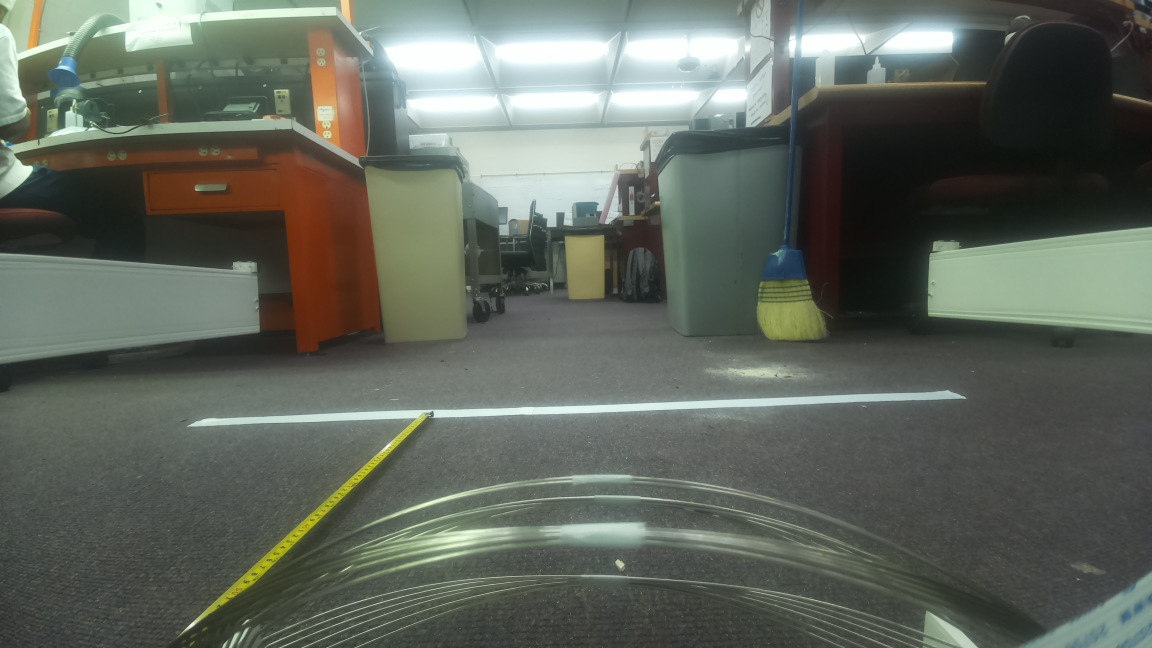
#> input picture testimages/2in2ft.jpg, 1152 x 648 px
$ python -i LineDetect.py   (imports and definitions only)
#> lines starting #> are read from the running program, lines starting #| are printed output that depends on the picture; after the words box and inside, x2 and y2 are one past the last pixel; in counts of white or black regions, pixels touching at a corner belong together
import cv2
import numpy as np
import math
import matplotlib.image as mpimg
import matplotlib.pyplot as plt

# Use hough transform on canny image to find court lines and
# estimated distance away from camera
# Returns estimated distance in inches
# [40 lines left out: functions distEst, findFocalLength, not called in this run]

def findLines(image, mask=None):
    grayImage = cv2.cvtColor(image, cv2.COLOR_RGB2GRAY)
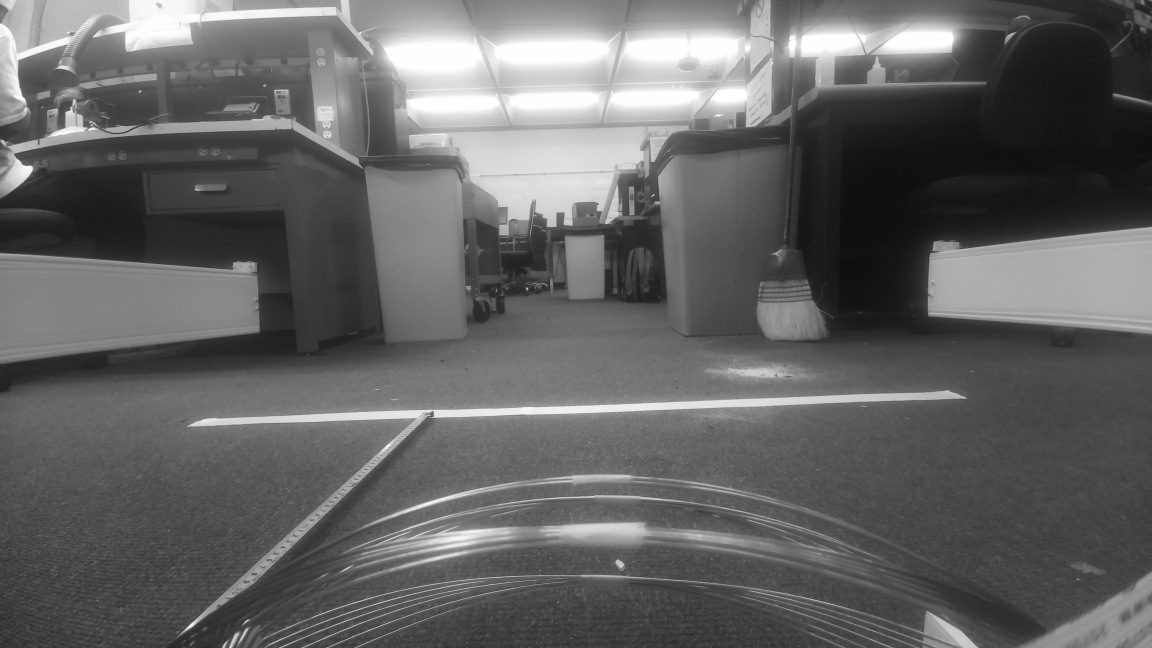
#> grayImage: shape (648, 1152); min 14, max 255, mean 100.3
    blurImage = cv2.GaussianBlur(grayImage, (5, 5), 0)
    edgeImage = cv2.Canny(blurImage, 250, 400)
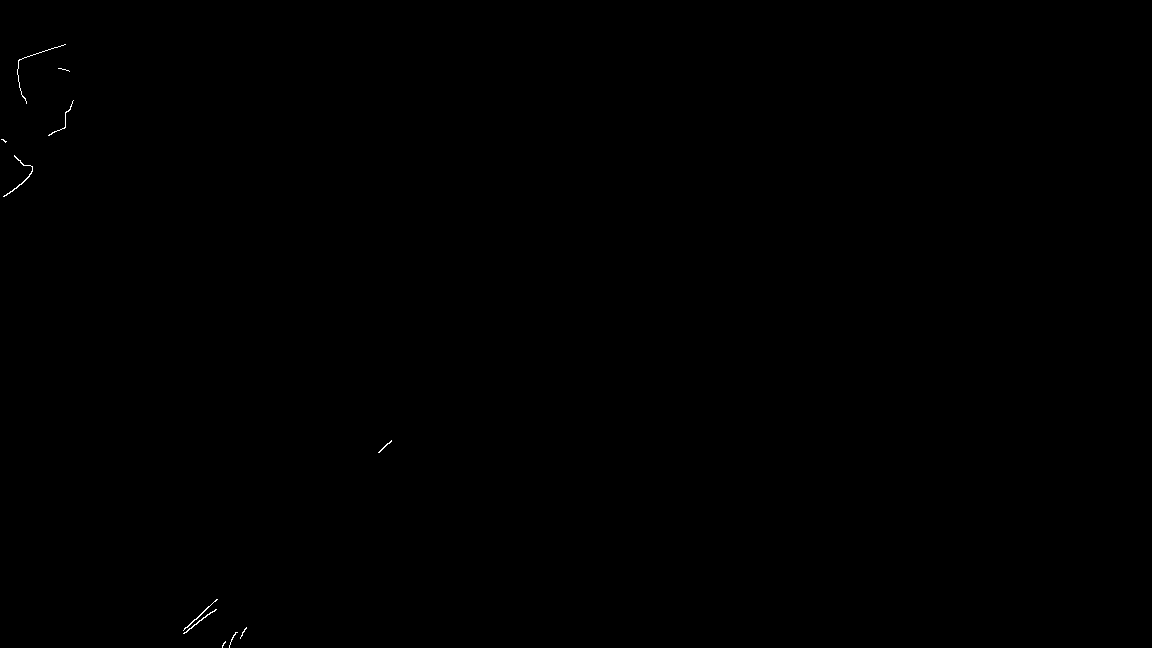
#> edgeImage: shape (648, 1152); 0.06% white in thin lines or dots, all inside (x1, y1, x2, y2) = (1, 44, 392, 648)
    if mask is not None:
        cropImage = imgCrop(edgeImage, mask)
    else:
        cropImage = edgeImage

    # TODO: test rho value (2nd value) with camera images
    # lines = cv2.HoughLines(edgeImage, .7, np.pi/180, 150, np.array([]), 0, 0)

    lines = cv2.HoughLinesP(
        cropImage,
        lines=np.array([]),
        rho=6,
        theta=np.pi / 180,
        threshold=100,
        minLineLength=100,
        maxLineGap=25
    )
#> lines = None

    # [12 lines of commented-out code are left out]
    if lines is not None:
        for i in range(0, len(lines)):
            l = lines[i][0]
            cv2.line(image, (l[0], l[1]), (l[2], l[3]), (0,0,255), 3, cv2.LINE_AA)

    # [10 lines of commented-out code are left out]
    return lines

# [18 lines left out: functions distBtwnLines, distBtwnLinesP, not called in this run]

def slopeFromPoints(endpoints):
    slope = (endpoints[0] - endpoints[2])/(endpoints[1] - endpoints[3])
    return slope

# [6 lines left out: function imgCrop, not called in this run]

# [5 lines of commented-out code are left out]

>>> import cv2
>>> picture = cv2.cvtColor(cv2.imread('testimages/2in2ft.jpg'), cv2.COLOR_BGR2RGB)
>>> result = findLines(picture)

$ run again, on testimages/Zgdbv.jpg
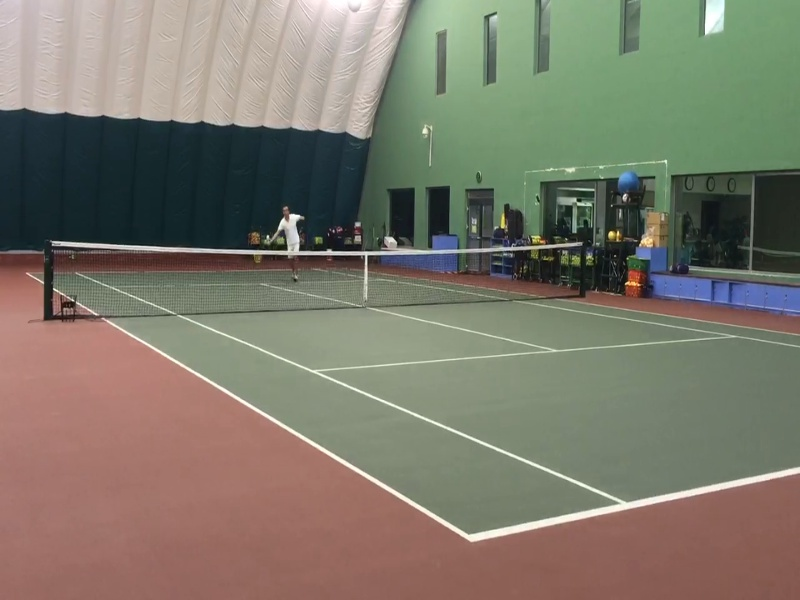
#> input picture testimages/Zgdbv.jpg, 800 x 600 px
#> in findLines, `edgeImage = cv2.Canny(blurImage, 250, 400)`:
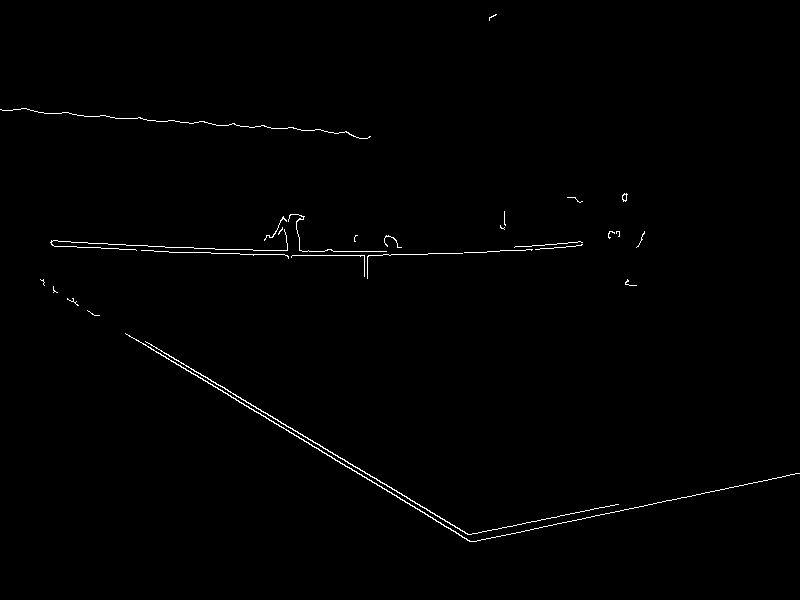
#> edgeImage: shape (600, 800); 0.69% white in thin lines or dots, all inside (x1, y1, x2, y2) = (0, 14, 800, 542)
#> lines = [[328, 451, 439, 516], [127, 334, 473, 541], [285, 255, 390, 255], [0, 109, 351, 134], [474, 541, 678, 498], [145, 341, 462, 531], [136, 118, 346, 132], [125, 333, 471, 541]]
#> the loop in findLines, `for i in range(0, len(lines)):` made 8 passes
#> after the loop in findLines, `for i in range(0, len(lines)):`:
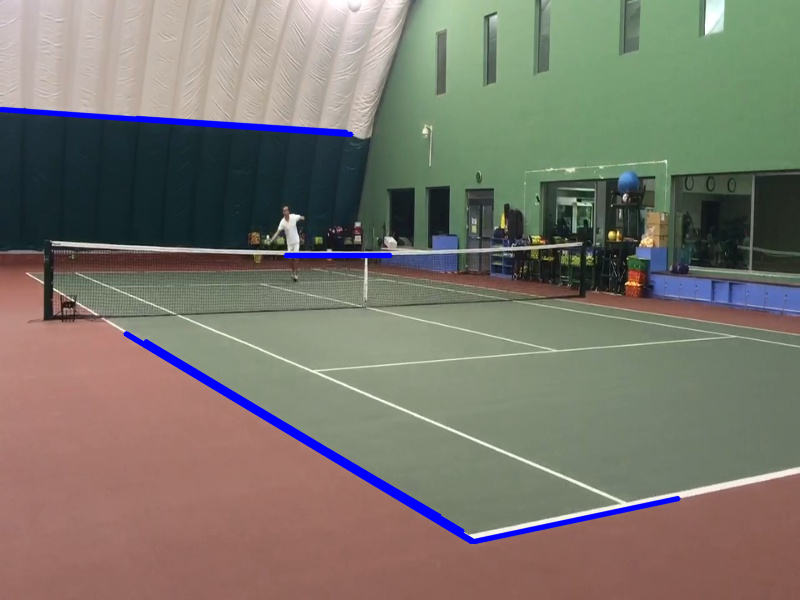
#> image: shape (600, 800, 3); mean R, G, B 122.1, 118.3, 108.7
#> result has the same summary as lines in findLines

$ run again, on testimages/balltest.jpg
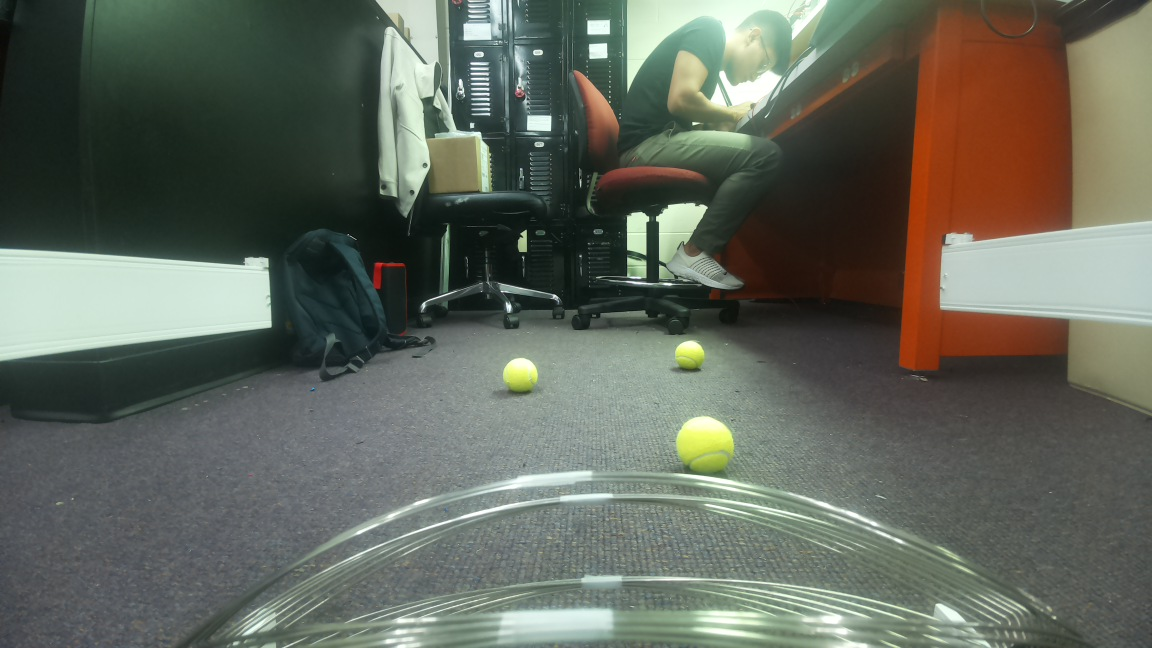
#> input picture testimages/balltest.jpg, 1152 x 648 px
#> in findLines, `edgeImage = cv2.Canny(blurImage, 250, 400)`:
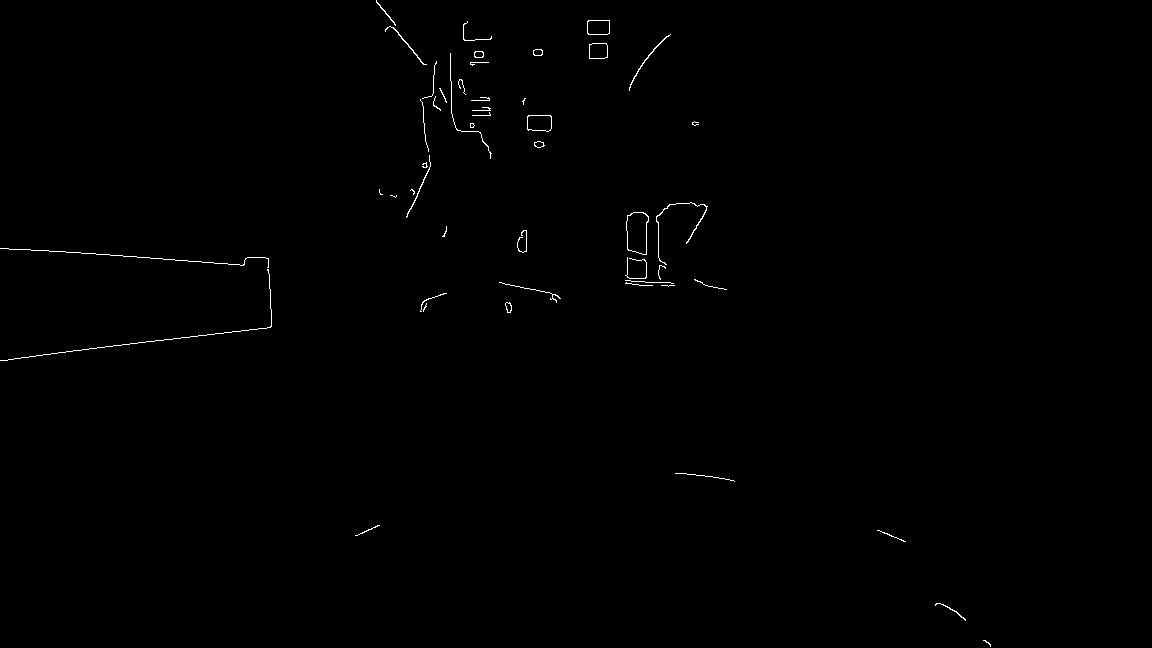
#> edgeImage: shape (648, 1152); 0.37% white in thin lines or dots, all inside (x1, y1, x2, y2) = (0, 0, 991, 647)
#> lines = [[3, 360, 130, 343], [9, 249, 136, 256], [393, 27, 488, 148], [146, 341, 266, 328], [150, 258, 268, 265]]
#> the loop in findLines, `for i in range(0, len(lines)):` made 5 passes
#> after the loop in findLines, `for i in range(0, len(lines)):`:
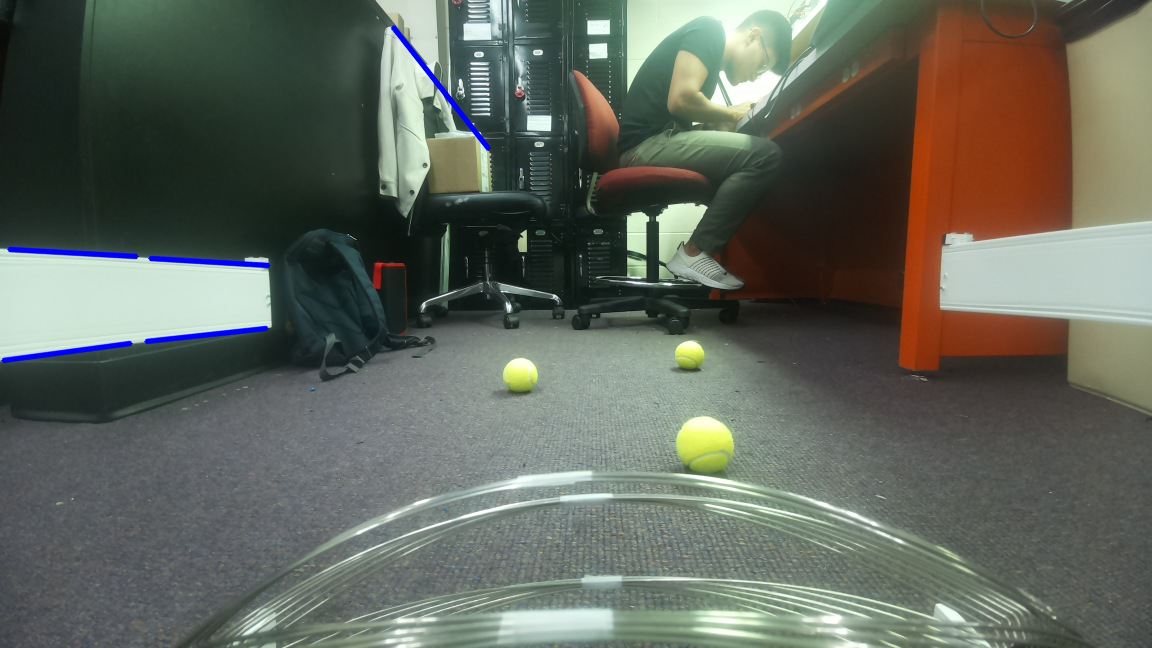
#> image: shape (648, 1152, 3); mean R, G, B 98.1, 102.8, 93.1
#> result has the same summary as lines in findLines

$ run again, on testimages/exampleimage.jpg
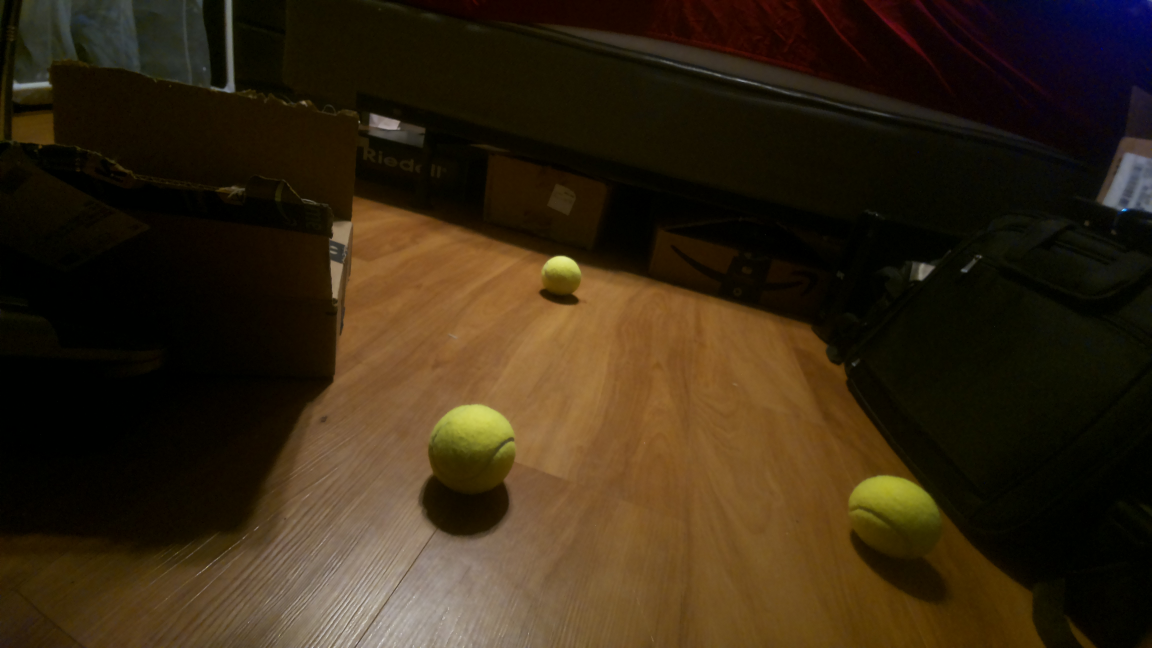
#> input picture testimages/exampleimage.jpg, 4608 x 2592 px (shown at 1/4 size)
#> in findLines, `grayImage = cv2.cvtColor(image, cv2.COLOR_RGB2GRAY)`:
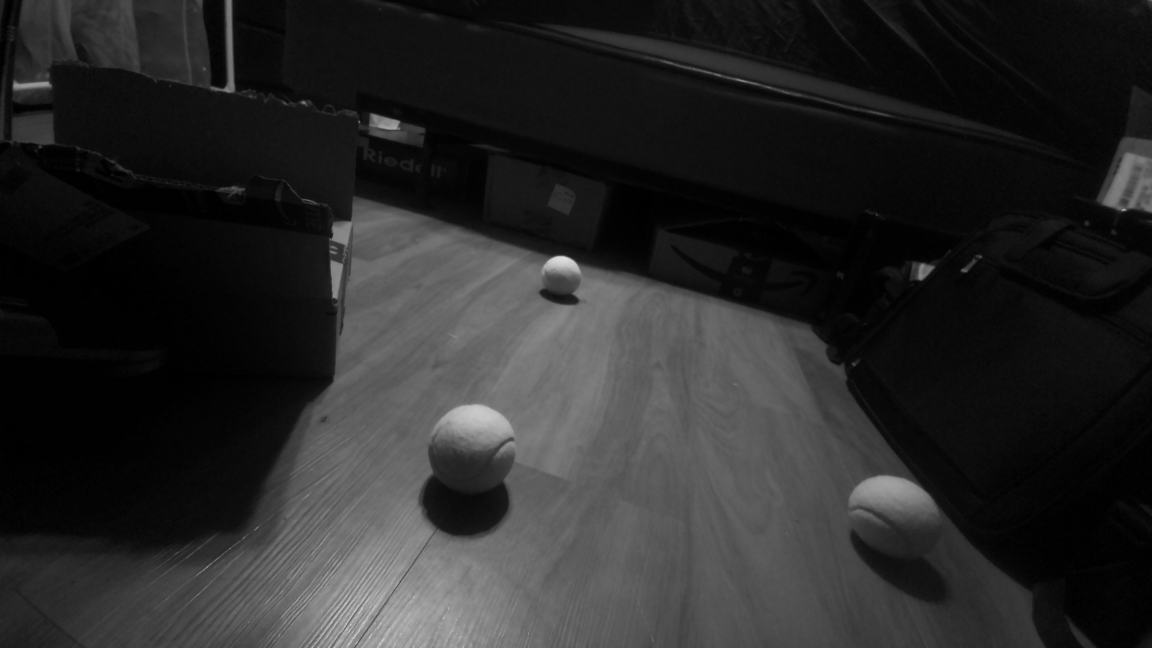
#> grayImage: shape (2592, 4608) (shown at 1/4 size); min 0, max 239, mean 40.4
#> edgeImage: shape (2592, 4608); every value is 0
#> lines = None
